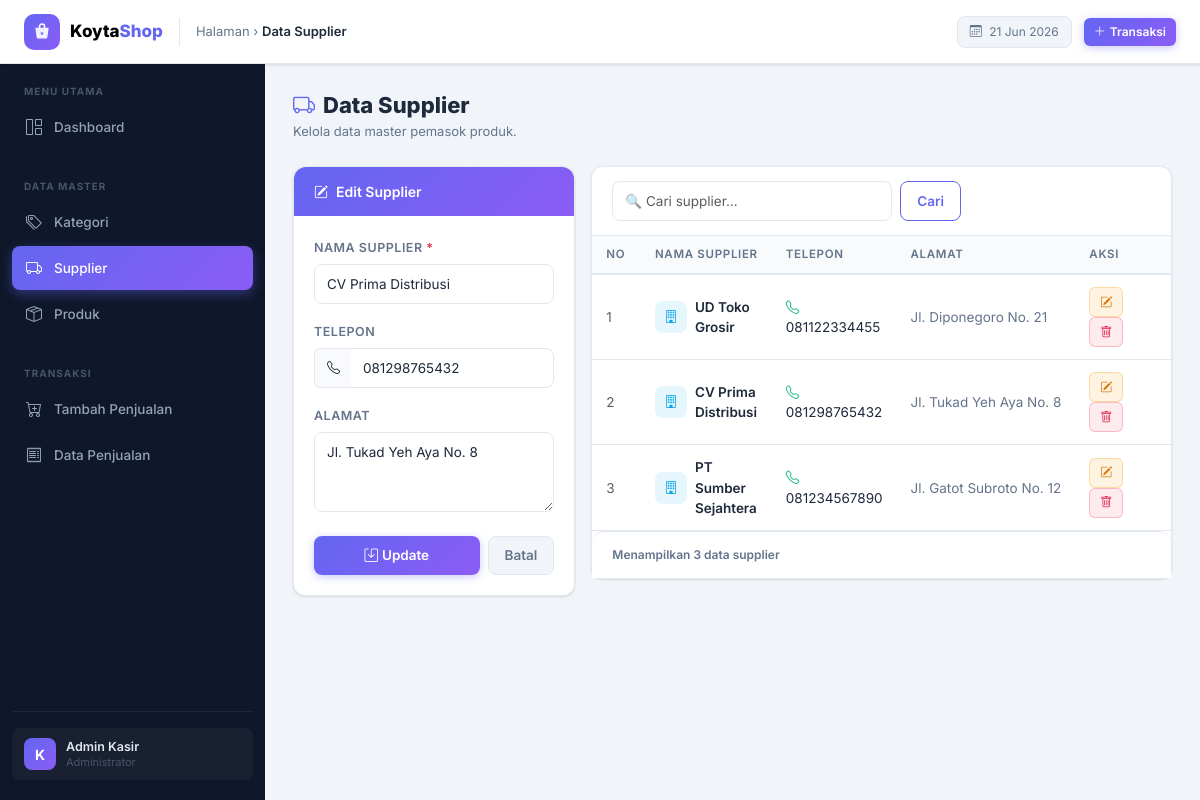
Screenshot of /index.php?page=data_supplier&id=2 with the database file from the repository.
### tables this page shows
CREATE TABLE supplier (
    id INT AUTO_INCREMENT PRIMARY KEY,
    nama_supplier VARCHAR(100) NOT NULL,
    telepon VARCHAR(30) NULL,
    alamat TEXT NULL,
    created_at TIMESTAMP DEFAULT CURRENT_TIMESTAMP
);

### classes/Supplier.php (called while the page is built, shortened)
<?php
class Supplier
{
    private PDO $conn;
    private string $table = "supplier";
    public function __construct(PDO $db)
    {
        $this->conn = $db;
    }
    public function getAll(string $keyword = ""): array
    {
        $stmt = $this->conn->prepare("SELECT * FROM {$this->table} ORDER BY id DESC");
        $stmt->execute();
        return $stmt->fetchAll();
    }
    public function getById(int $id): ?array
    {
        $stmt = $this->conn->prepare("SELECT * FROM {$this->table} WHERE id = :id LIMIT 1");
        $stmt->execute([':id' => $id]);
        $result = $stmt->fetch();
        return $result ?: null;
    }
}

### helpers.php (called while the page is built, shortened)
<?php
function e($value): string
{
    return htmlspecialchars((string) $value, ENT_QUOTES, 'UTF-8');
}

### pages/data_supplier.php (the view, shortened to what this page needs)
<?php
$keyword  = trim($_GET['keyword'] ?? '');
$editId   = isset($_GET['id']) ? (int) $_GET['id'] : 0;
$formData = ['id' => '', 'nama_supplier' => '', 'telepon' => '', 'alamat' => ''];
if ($editId > 0) {
    $selected = $supplierModel->getById($editId);
    if ($selected) $formData = $selected;
}
$dataSupplier = $supplierModel->getAll($keyword);
?>
<div class="page-header">
    <div>
        <h3><i class="bi bi-truck me-2" style="color:var(--accent)"></i>Data Supplier</h3>
        <p class="subtitle">Kelola data master pemasok produk.</p>
    </div>
</div>
<div class="row g-3">
    <div class="col-lg-4">
        <div class="card">
            <div class="card-header accent">
                <i class="bi bi-pencil-square me-2"></i><?= $editId > 0 ? 'Edit Supplier' : 'Tambah Supplier' ?>
            </div>
            <div class="card-body">
                <form method="post" action="proses_supplier.php">
                    <div class="mb-3">
                        <label class="form-label">Nama Supplier <span class="text-danger">*</span></label>
                        <input type="text" name="nama_supplier" class="form-control"
                               value="<?= e($formData['nama_supplier']) ?>"
                               placeholder="Nama perusahaan / toko" required>
                    </div>
                    <div class="mb-3">
                        <label class="form-label">Telepon</label>
                        <div class="input-group">
                            <span class="input-group-text" style="border:1.5px solid var(--border-color);border-right:none;background:#f8fafc;font-size:13px">
                                <i class="bi bi-telephone"></i>
                            </span>
                            <input type="text" name="telepon" class="form-control" style="border-left:none"
                                   value="<?= e($formData['telepon']) ?>" placeholder="08xxxxxxxxxx">
                        </div>
                    </div>
                    <div class="mb-4">
                        <label class="form-label">Alamat</label>
                        <textarea name="alamat" class="form-control" rows="3"
                                  placeholder="Jl. ..."><?= e($formData['alamat']) ?></textarea>
                    </div>
                    <div class="d-flex gap-2">
                        <button type="submit" class="btn btn-primary flex-fill">
                            <i class="bi bi-save me-1"></i><?= $editId > 0 ? 'Update' : 'Simpan' ?>
                        </button>
                        <?php if ($editId > 0) : ?>
                            <a href="index.php?page=data_supplier" class="btn btn-secondary">Batal</a>
                        <?php endif; ?>
                    </div>
                </form>
            </div>
        </div>
    </div>
    <div class="col-lg-8">
        <div class="card">
            <div class="card-header">
                <form class="d-flex gap-2 filter-area" method="get">
                    <input type="search" name="keyword" class="form-control"
                           placeholder="&#128269; Cari supplier..." value="<?= e($keyword) ?>" style="max-width:280px">
                    <button type="submit" class="btn btn-outline-primary">Cari</button>
                </form>
            </div>
            <div class="card-body p-0">
                <div class="table-responsive">
                    <table class="table mb-0">
                        <thead>
                            <tr>
                                <th style="width:50px">No</th>
                                <th>Nama Supplier</th>
                                <th>Telepon</th>
                                <th>Alamat</th>
                                <th style="width:120px">Aksi</th>
                            </tr>
                        </thead>
                        <tbody>
                            <?php if (!empty($dataSupplier)) : ?>
                                <?php $no = 1; foreach ($dataSupplier as $row) : ?>
                                    <tr>
                                        <td class="text-muted"><?= $no++ ?></td>
                                        <td>
                                            <div class="d-flex align-items-center gap-2">
                                                <div style="width:32px;height:32px;border-radius:8px;background:rgba(14,165,233,.1);display:flex;align-items:center;justify-content:center;color:#0ea5e9;flex-shrink:0">
                                                    <i class="bi bi-building" style="font-size:13px"></i>
                                                </div>
                                                <span style="font-weight:600"><?= e($row['nama_supplier']) ?></span>
                                            </div>
                                        </td>
                                        <td>
                                            <?php if ($row['telepon']) : ?>
                                                <a href="tel:<?= e($row['telepon']) ?>" style="color:var(--text-main);text-decoration:none">
                                                    <i class="bi bi-telephone me-1" style="color:var(--color-green)"></i><?= e($row['telepon']) ?>
                                                </a>
                                            <?php else : ?>
                                                <span style="color:var(--text-muted)"><em>—</em></span>
                                            <?php endif; ?>
                                        </td>
                                        <td style="color:var(--text-muted);max-width:180px;white-space:nowrap;overflow:hidden;text-overflow:ellipsis"><?= e($row['alamat']) ?: '<em>—</em>' ?></td>
                                        <td>
                                            <a href="index.php?page=data_supplier&id=<?= e($row['id']) ?>" class="btn btn-warning btn-sm me-1" title="Edit">
                                                <i class="bi bi-pencil-square"></i>
                                            </a>
                                            <a href="hapus_supplier.php?id=<?= e($row['id']) ?>" class="btn btn-danger btn-sm"
                                               title="Hapus" onclick="return confirm('Yakin ingin menghapus supplier ini?')">
                                                <i class="bi bi-trash"></i>
                                            </a>
                                        </td>
                                    </tr>
                                <?php endforeach; ?>
                            <?php endif; ?>
                        </tbody>
                    </table>
                </div>
            </div>
            <?php if (!empty($dataSupplier)) : ?>
                <div class="card-header" style="border-top:1px solid var(--border-color);border-bottom:none;font-size:12px;color:var(--text-muted)">
                    Menampilkan <?= count($dataSupplier) ?> data supplier
                </div>
            <?php endif; ?>
        </div>
    </div>
</div>

### index.php (style rules this page uses)
:root { --sidebar-bg: #0f172a; --sidebar-hover: rgba(99, 102, 241, 0.15); --sidebar-active-bg: linear-gradient(135deg, #6366f1, #8b5cf6); --sidebar-text: #94a3b8; --sidebar-text-active: #ffffff; --sidebar-width: 265px; --accent: #6366f1; --accent-hover: #4f46e5; --accent-light: rgba(99, 102, 241, 0.1); --color-green: #10b981; --color-amber: #f59e0b; --color-rose: #f43f5e; --color-sky: #0ea5e9; --color-purple: #8b5cf6; --color-indigo: #6366f1; --bg-body: #f1f5f9; --bg-card: #ffffff; --border-color: #e2e8f0; --text-main: #1e293b; --text-muted: #64748b; --radius-sm: 8px; --radius-md: 12px; --radius-lg: 16px; --shadow-sm: 0 1px 3px rgba(0,0,0,.08), 0 1px 2px rgba(0,0,0,.05); --shadow-md: 0 4px 16px rgba(0,0,0,.08); --shadow-lg: 0 10px 40px rgba(0,0,0,.12); --transition: all .2s ease; }
*, *::before, *::after { box-sizing: border-box; }
body { font-family: 'Inter', sans-serif; background: var(--bg-body); color: var(--text-main); min-height: 100vh; font-size: 14px; }
.card { border: 1px solid var(--border-color); border-radius: var(--radius-md); box-shadow: var(--shadow-sm); background: var(--bg-card); transition: var(--transition); }
.card-header { border-bottom: 1px solid var(--border-color); border-radius: var(--radius-md) var(--radius-md) 0 0 !important; padding: 14px 20px; font-weight: 600; font-size: 14px; background: var(--bg-card) !important; }
.card-header.accent { background: linear-gradient(135deg, #6366f1, #8b5cf6) !important; color: #fff; border-bottom: none; }
.card-body { padding: 20px; }
.table { font-size: 13.5px; border-color: var(--border-color); margin-bottom: 0; }
.table thead th { background: #f8fafc; color: var(--text-muted); font-weight: 600; font-size: 11.5px; text-transform: uppercase; letter-spacing: .06em; border-bottom: 2px solid var(--border-color); padding: 10px 14px; white-space: nowrap; }
.table tbody td { padding: 12px 14px; border-color: var(--border-color); vertical-align: middle; color: var(--text-main); }
.table tbody tr { transition: background .15s ease; }
.btn { font-family: 'Inter', sans-serif; font-weight: 600; font-size: 13.5px; border-radius: var(--radius-sm); transition: var(--transition); padding: 8px 16px; }
.btn-primary { background: linear-gradient(135deg, #6366f1, #8b5cf6); border: none; color: #fff; box-shadow: 0 2px 8px rgba(99,102,241,.35); }
.btn-warning { background: rgba(245,158,11,.12); border: 1px solid rgba(245,158,11,.3); color: #d97706; }
.btn-danger { background: rgba(244,63,94,.1); border: 1px solid rgba(244,63,94,.3); color: #e11d48; }
.btn-secondary { background: #f1f5f9; border: 1px solid var(--border-color); color: var(--text-muted); }
.btn-outline-primary { border: 1px solid var(--accent); color: var(--accent); background: transparent; }
.btn-sm { padding: 5px 10px; font-size: 12px; border-radius: 6px; }
.form-label { font-size: 12.5px; font-weight: 600; color: var(--text-muted); margin-bottom: 6px; text-transform: uppercase; letter-spacing: .04em; }
.form-control, .form-select { font-family: 'Inter', sans-serif; font-size: 13.5px; border: 1.5px solid var(--border-color); border-radius: var(--radius-sm); padding: 9px 12px; transition: var(--transition); background: var(--bg-card); color: var(--text-main); }
.page-header { display: flex; align-items: flex-start; justify-content: space-between; flex-wrap: wrap; gap: 12px; margin-bottom: 24px; }
.page-header h3 { font-size: 22px; font-weight: 800; color: var(--text-main); margin: 0 0 4px 0; line-height: 1.2; }
.page-header .subtitle { font-size: 13px; color: var(--text-muted); margin: 0; }

### rows the page displays
supplier: nama_supplier "CV Prima Distribusi", telepon "081298765432", alamat "Jl. Tukad Yeh Aya No. 8"
supplier: nama_supplier "UD Toko Grosir", telepon "081122334455", alamat "Jl. Diponegoro No. 21"
supplier: nama_supplier "PT Sumber Sejahtera", telepon "081234567890", alamat "Jl. Gatot Subroto No. 12"

### other values shown
$currentTitle "Data Supplier"
count($dataSupplier) "3"
